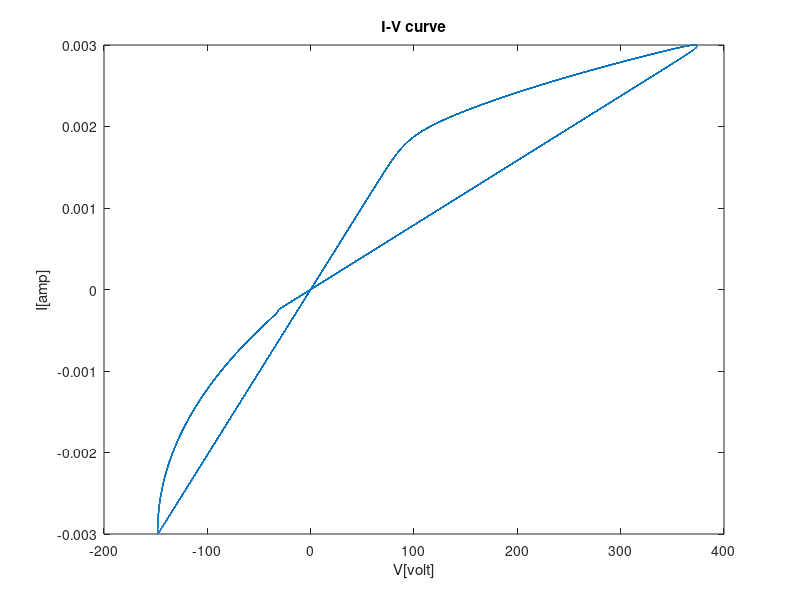
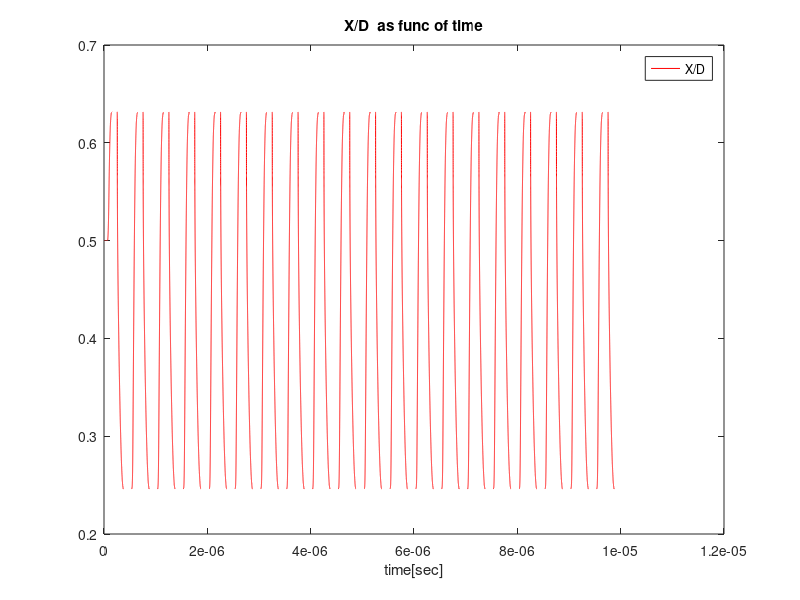

These charts were generated, in order, by the following MATLAB code:
%Model name: model of Memristor based on Theoretical formulas
%           this model was written by Dmitry Fliter and Keren Talisveyberg 
%           Technion Israel institute of technology EE faculty December 2011


model = 1;   % define the model 0 - Linear Ion Drift ; 1 - Simmons Tunnel Barrier; 2 - Team model ; 3 - Nonlinear Ion Drift model
win   = 2;   % define the window type :  0 - No window; 1 - Jogelkar window ; 2 - Biolek window ; 3 - Prodromakis window ; 4- Kvatinsky window (Team model only) 
iv    = 0;   % IV_relation=0 means linear V=IR. IV_relation=1 means nonlinear V=I*exp{..}  

%Genaral parameters
num_of_cycles = 20;
amp = 0.003;
freq = 2e6;
w_init = 0.5; % the initial state condition [0:1] 
D = 3e-09;
V_t = 0;
P_coeff = 2;
J = 1;
Roff = 2e5;
Ron = 100;

%Linear Ion Drift parameters 
uV=1e-15;                                %%dopants mobility


%Simmons Tunnel Bariier % Team parameters
a_on = 2e-09;
a_off = 1.2e-09;
c_on = 40e-06;
c_off = 3.5e-06;
alpha_on = 3;
alpha_off = 3;
k_on = -8e-13;
k_off = 8e-13;
i_on = 8.9e-06;
i_off = 115e-06;
x_on = 3e-09;
x_off = 0;
X_c = 107e-12;
b = 500e-06;

%Nonlinear Ion Drift parametrs
beta = 9;
a = 4;
c = 0.01;
n = 14;
q = 13;
g = 4;
alpha = 7;

%% Linear Ion Drift model 

if (model==0)  

tspan=[0 num_of_cycles/freq];                       %%time length of the simulation
points=2e10;                              %%number of sampling points
W0=w_init*D;                            %define the initial value of W
tspan_vector = linspace(tspan(1),tspan(2),points);         % Create vector of initial values
I = amp*sin(freq*2*pi*tspan_vector);                   %%can also use square wave generated by : (square(tspan_vector));
W=zeros(size((tspan_vector)));
W_dot=zeros(size((tspan_vector)));
delta_t=tspan_vector(2)-tspan_vector(1);                        %%define the step size

W(1)=W0;                                                 %% initiliaze the first W vetor elemnt to W0 - the initial condition
for i=2:length(tspan_vector)
    % case this is an ideal window
    if (((win==0) || (win==4)) && ((abs (I(i))) >= (V_t/ (Ron*W(i-1)/D+Roff*(1-W(i-1)/D))))) 
        W_dot(i)=I(i)*(Ron*uV/D);
        W(i)=W(i-1)+W_dot(i)*delta_t;
    elseif ((win==0) && ((abs(I(i)))  < (V_t/ (Ron*W(i-1)/D+Roff*(1-W(i-1)/D)))))
        W(i)=W(i-1);
        W_dot(i)=0;
        
    end
    
    % case this is Jogelkar window
    if ((win==1) && ((abs(I(i))) >= (V_t/(Ron*W(i-1)/D+Roff*(1-W(i-1)/D)))))
        W_dot(i)=I(i)*(Ron*uV/D);
        W(i)=W(i-1)+W_dot(i)*delta_t*(1-(2*W(i-1)/D-1)^(2*P_coeff));%%+1e-18*sign(I(i));
    elseif ((win==1) && ((abs (I(i)) ) < (V_t/ (Ron*W(i-1)/D+Roff*(1-W(i-1)/D)))))
        W(i)=W(i-1);
        W_dot(i)=0;

    end
    
        % case this is Biolek window
    if ((win==2) && ((abs(I(i))) >= (V_t/(Ron*W(i-1)/D+Roff*(1-W(i-1)/D)))))
        W_dot(i)=I(i)*(Ron*uV/D);
        W(i)=W(i-1)+W_dot(i)*delta_t*(1-(W(i-1)/D-heaviside(-I(i)))^(2*P_coeff));
    elseif ((win==2) && ((abs(I(i))) < (V_t/(Ron*W(i-1)/D+Roff*(1-W(i-1)/D)))))
        W(i)=W(i-1);
        W_dot(i)=0;
    end
 
        % case this is Prodromakis window
    if ((win==3) && ((abs(I(i))) >= (V_t/(Ron*W(i-1)/D+Roff*(1-W(i-1)/D)))))
        W_dot(i)=I(i)*(Ron*uV/D);
        W(i)=W(i-1)+W_dot(i)*delta_t*(J*(1-((W(i-1)/D-0.5)^2+0.75)^P_coeff));
    elseif ((win==3) && ((abs(I(i))) < (V_t/(Ron*W(i-1)/D+Roff*(1-W(i-1)/D)))))
        W(i)=W(i-1);
        W_dot(i)=0;
    end
    
  % correct the w vector according to bounds [0 D]
    if W(i) < 0
        W(i) = 0;
        W_dot(i)=0;
    elseif W(i) > D
        W(i) = D;
        W_dot(i)=0;
    end
end

R=Ron*W/D+Roff*(1-W/D); %%this parameter might be useful for debug
V= R.*I; 
figure(1);
plot(V(20e3:end),I(20e3:end));
title('I-V curve');
xlabel('V[volt]');
ylabel('I[amp]');

figure(2);
plot(tspan_vector,W/D,'r');
title('W/D as func of time');
xlabel('time[sec]');
legend('W/D');


end

%%  Simmons Tunnel Barrier model
if (model==1)

points=2e5;
tspan=[0 num_of_cycles/freq];
t = linspace(tspan(1),tspan(2),points);
curr = amp*sin(freq*2*pi*t);
X=zeros(1,points);
X_dot=zeros(1,points);
delta_t=t(2)-t(1);

X(1)=w_init*D;
      
for i=2:(length(t))
          if curr(i)> 0
               X_dot(i)=c_off*sinh(curr(i)/i_off)*exp(-exp((X(i-1)-a_off)/X_c-abs(curr(i))/b)-X(i-1)/X_c);
          else
              X_dot(i)=c_on*sinh(curr(i)/i_on)*exp(-exp(-(X(i-1)-a_on)/X_c-abs(curr(i))/b)-X(i-1)/X_c);
          end
          
         X(i)=X(i-1)+delta_t*X_dot(i);
         
    if (X(i) < 0)
        X(i) = 0;
        X_dot(i)=0;
    elseif (X(i) > D)
        X(i) = D;
        X_dot(i)=0;
    end
end

R=Roff.*X./D+Ron.*(1-X./D);
V=R.*curr;

figure(1);
plot(V(20e3:end),curr(20e3:end));
title('I-V curve');
xlabel('V[volt]');
ylabel('I[amp]');

figure(2);
plot(t,X/D,'r');
title('X/D  as func of time');
xlabel('time[sec]');
legend('X/D');

end

%%  Team model 

if (model==2)
points=2e5;
tspan=[0 num_of_cycles/freq];
t = linspace(tspan(1),tspan(2),points);
curr = amp*sin(freq*2*pi*t);
X=zeros(1,points);
X_dot=zeros(1,points);
delta_t=t(2)-t(1);

X(1)=w_init*D;
     
for i=2:(length(t))
    % case this is an ideal window
    if (win == 0) 
          
          if (curr(i) > 0) && (curr(i) > i_off)
               X_dot(i)=k_off*(curr(i)/i_off-1)^alpha_off;
               X(i)=X(i-1)+delta_t*X_dot(i);
          elseif (curr(i) <= 0) && (curr(i) < i_on)
               X_dot(i)=k_on*(curr(i)/i_on-1)^alpha_on;
               X(i)=X(i-1)+delta_t*X_dot(i);
          else
               X(i)=X(i-1);
               X_dot(i)=0;
          end
    end
    
    % case this is Jogelkar window
    if (win == 1) 
          if (curr(i) > 0) && (curr(i) > i_off)
               X_dot(i)=k_off*(curr(i)/i_off-1)^alpha_off;
               X(i)=X(i-1)+delta_t*X_dot(i).*(1-(2*X(i-1)/D-1)^(2*P_coeff));
          elseif (curr(i) <= 0) && (curr(i) < i_on)
               X_dot(i)=k_on*(curr(i)/i_on-1)^alpha_on;
               X(i)=X(i-1)+delta_t*X_dot(i).*(1-(2*X(i-1)/D-1)^(2*P_coeff));
          else
               X(i)=X(i-1);
               X_dot(i)=0;
          end
    end
    
    % case this is Biolek window
    if (win == 2) 
          if (curr(i) > 0) && (curr(i) > i_off)
               X_dot(i)=k_off*(curr(i)/i_off-1)^alpha_off;
               X(i)=X(i-1)+delta_t*X_dot(i).*(1-(1-X(i-1)/D-heaviside(curr(i)))^(2*P_coeff));
          elseif (curr(i) <= 0) && (curr(i) < i_on)
               X_dot(i)=k_on*(curr(i)/i_on-1)^alpha_on;
               X(i)=X(i-1)+delta_t*X_dot(i).*(1-(1-X(i-1)/D-heaviside(curr(i)))^(2*P_coeff));
          else
               X(i)=X(i-1);
               X_dot(i)=0;
          end
    end
    
    % case this is Prodromakis window
    if (win == 3)
          if (curr(i) > 0) && (curr(i) > i_off)
               X_dot(i)=k_off*(curr(i)/i_off-1)^alpha_off;
               X(i)=X(i-1)+delta_t*X_dot(i).*(J*(1-((X(i-1)/D-0.5)^2+0.75)^P_coeff));
          elseif (curr(i) <= 0) && (curr(i) < i_on)
               X_dot(i)=k_on*(curr(i)/i_on-1)^alpha_on;
               X(i)=X(i-1)+delta_t*X_dot(i).*(J*(1-((X(i-1)/D-0.5)^2+0.75)^P_coeff));
          else
               X(i)=X(i-1);
               X_dot(i)=0;
          end
    end
    
    % case this is Kvatinsky window
    if (win == 4)
          if (curr(i) > 0) && (curr(i) > i_off)
               X_dot(i)=k_off*(curr(i)/i_off-1)^alpha_off*exp(-exp((X(i-1)-a_off)/X_c));
               X(i)=X(i-1)+delta_t*X_dot(i);
          elseif (curr(i) <= 0) && (curr(i) < i_on)
               X_dot(i)=k_on*(curr(i)/i_on-1)^alpha_on*exp(-exp(-(X(i-1)-a_on)/X_c));
               X(i)=X(i-1)+delta_t*X_dot(i);
          else
               X(i)=X(i-1);
               X_dot(i)=0;
          end
    end
     
    if (X(i) < 0)
        X(i) = 0;
        X_dot(i)=0;
    elseif (X(i) > D)
        X(i) = D;
        X_dot(i)=0;
    end


end

    if (iv == 0) %case I-V relation is linear
       R=Roff.*X./D+Ron.*(1-X./D);
       V=R.*curr;
    else %case the I-V relation is nonlinear
       lambda = log(Roff/Ron);
       V=Ron*curr.*exp(lambda*(X-x_on)/(x_off-x_on));
    end
    
figure(1);    
plot(V(20e3:end),curr(20e3:end));
title('I-V curve');
xlabel('V[volt]');
ylabel('I[amp]');

figure(2);
plot(t,X/D);
title('X/D as func of time');
xlabel('time[sec]');
legend('X/D');

end

%%  Nonlinear Ion Drift model 
if (model==3)
points=40000;
tspan=[0 num_of_cycles/freq];
t = linspace(tspan(1),tspan(2),points);
delta_t = t(2) - t(1);
V = amp*sin(freq*2*pi*t);
W=zeros(size((t)));
W_dot=zeros(size((t)));
curr=zeros(size((t)));
W(1) = w_init;

for i=2:points
    % case this is an ideal window
    if ((win==0) || (win==4))
        W_dot(i)=a*V(i)^q;
        W(i)=W(i-1)+W_dot(i)*delta_t;  
    end
    
    % case this is Jogelkar window
    if (win==1)
        W_dot(i)=a*V(i)^q;
        W(i)=W(i-1)+W_dot(i)*delta_t*(1-(2*W(i-1)-1)^(2*P_coeff));
    end
    
     % case this is Biolek window
    if (win==2)
        W_dot(i)=a*V(i)^q;
        W(i)=W(i-1)+W_dot(i)*delta_t*(1-(W(i-1)-heaviside(-V(i-1)))^(2*P_coeff));
   end
 
    % case this is Prodromakis window
    if (win==3)
        W_dot(i)=a*V(i)^q;
        W(i)=W(i-1)+W_dot(i)*delta_t*(J*(1-((W(i-1)-0.5)^2+0.75)^P_coeff));
    end
    
    % correct the w vector according to bounds [0 D]
    if W(i) < 0
        W(i) = 0;
        W_dot(i)=0;
    elseif W(i) > 1
        W(i) = 1;
        W_dot(i)=0;
    end
    
  curr(i)=W(i)^n*beta*sinh(alpha*V(i))+c*(exp(g*V(i))-1);
    
    
end
figure(1);
plot(V(20e3:end),curr(20e3:end));
title('I-V curve');
xlabel('V[volt]');
ylabel('I[amp]');

figure(2);
plot(t,W,'r');
title('W/D');
xlabel('time[sec]');
legend('W/D');

end